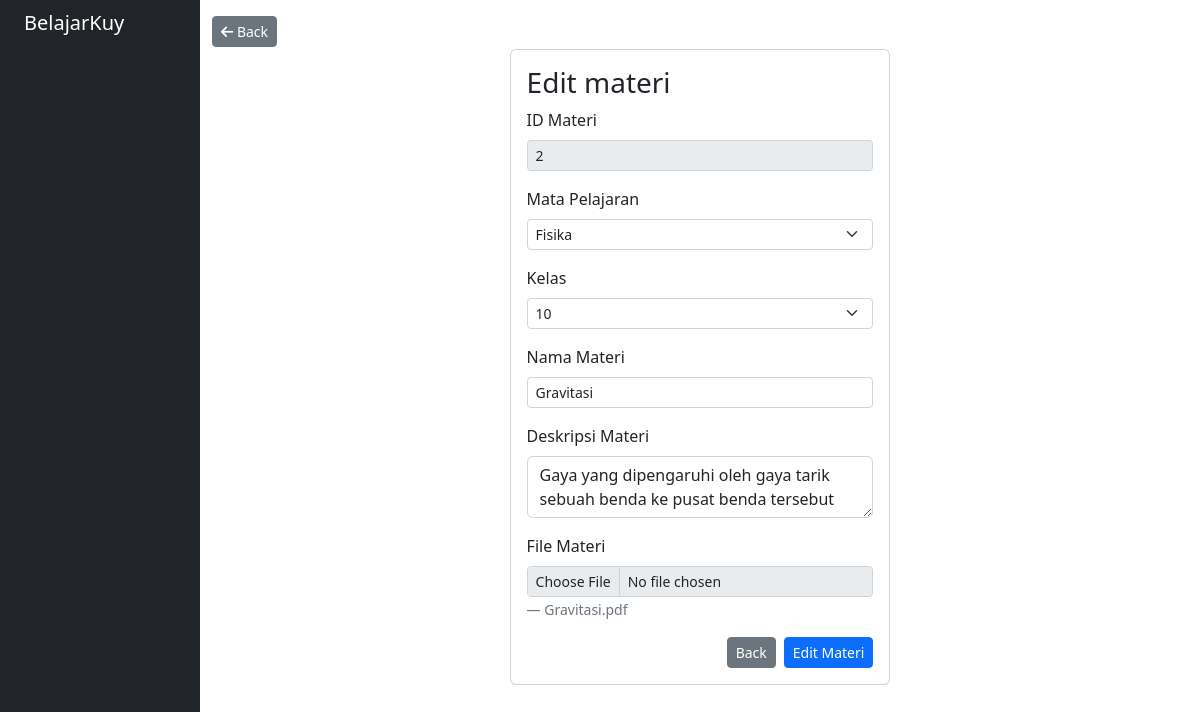
/dashboard/materi/process.php?edit=2, run on the app's committed database.
### tables this page shows
CREATE TABLE `materi` (
  `id_materi` int(3) NOT NULL,
  `id_mapel` int(3) NOT NULL,
  `nama_materi` varchar(255) NOT NULL,
  `desc_materi` varchar(255) NOT NULL,
  `file_materi` varchar(255) NOT NULL,
  `kelas` int(3) NOT NULL
);

### dashboard/materi/process.php (the view, shortened to what this page needs)
<?php
include("../inc/header.php");
?>
<?php
$id_materi = $id_mapel = $kelas = $nama_materi = $desc_materi = $file_materi = '';
      ?>
    <?php
if (isset($_GET['edit'])) {
  $id = $_GET['edit'];
  $sql1 = "select * from materi where id_materi = '$id'";
  $q1 = mysqli_query($conn, $sql1);
  while ($row = mysqli_fetch_array($q1)) {
    $id_materi = $row['id_materi'];
    $id_mapel = $row['id_mapel'];
    $kelas = $row['kelas'];
    $nama_materi = $row['nama_materi'];
    $desc_materi = $row['desc_materi'];
    $file_materi = $row['file_materi'];
  }
    ?>
  <div class="container d-flex align-items-center justify-content-center" style="min-height: 80vh;">
    <form action="" method="post" name="editmateri" style="width: 40%;" class="card">
      <div class="card-body">
        <h3>Edit materi</h3>
        <div class="mb-3">
          <label class="form-label">ID Materi</label>
          <input type="text" name="id_materi" class="form-control form-control-sm" value="<?= $id_materi ?>" disabled>
        </div>
        <div class="mb-3">
          <label class="form-label">Mata Pelajaran</label>
          <select name="id_mapel" class="form-select form-select-sm" required>
            <option value="2" <?php if ($id_mapel == '2') {
                                echo "selected";
                              } ?>>Fisika</option>
          </select>
        </div>
          <div class="mb-3">
            <label class="form-label">Kelas</label>
            <select name="kelas" class="form-select form-select-sm" id="" required>
              <option value="10" <?php if ($kelas == '10') {
                                  echo "selected";
                                } ?>>10</option>
            </select>
          </div>
        <div class="mb-3">
          <label class="form-label">Nama Materi</label>
          <input type="text" name="nama_materi" class="form-control form-control-sm" value="<?= $nama_materi ?>" required>
        </div>
        <div class="mb-3">
          <label class="form-label">Deskripsi Materi</label>
          <textarea name="desc_materi" cols="20" rows="2" class="form-control" required><?= $desc_materi ?></textarea>
        </div>
        <div class="mb-3">
          <label class="form-label">File Materi</label>
          <input type="file" name="file_materi" class="form-control form-control-sm" value="<?= $file_materi ?>" disabled>
          <p><small class="blockquote-footer"><?= $file_materi ?></small></p>
        </div>
        <div class="modal-footer">
          <a href="./" class="btn btn-sm btn-secondary">Back</a>
          <button type="submit" name="edit" class="btn btn-sm btn-primary ms-2">Edit Materi</button>
        </div>
      </div>
    </form>
  </div>
  <?php
}
?>
<?php
include("../inc/footer.php");
?>

### data on the page
materi: id_materi "2", id_mapel "Fisika", kelas "10", nama_materi "Gravitasi", desc_materi "Gaya yang dipengaruhi oleh gaya tarik sebuah benda ke pusat benda tersebut", file_materi "Gravitasi.pdf"
